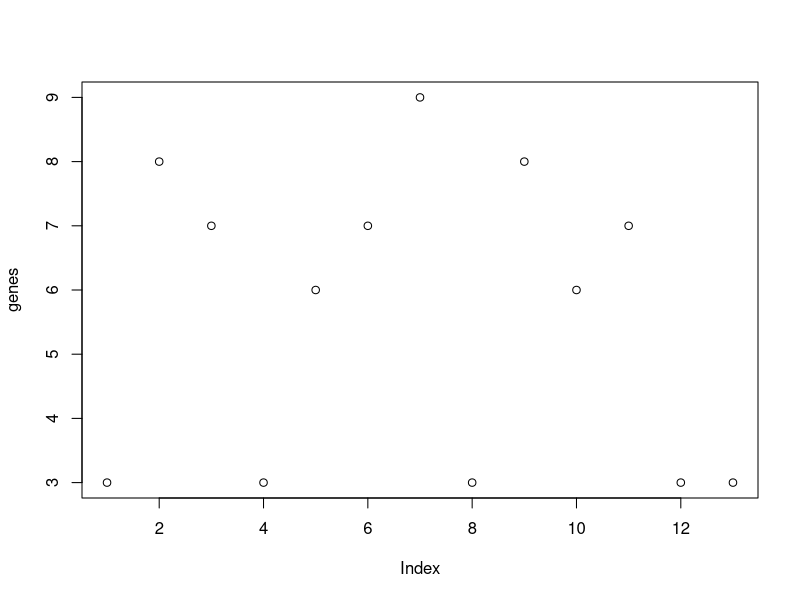

This chart was generated by the following R code:
## ---- chunk 1
# Crear el vector de los genes
genes <- c(3, 8, 7, 3, 6, 7, 9, 3, 8, 6, 7, 3, 3)
genes
## ---- chunk 2
mean(genes)
## ---- chunk 3
plot(genes)
